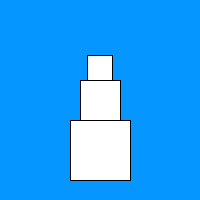
Frame 1 (no input)
Frame 60 (the mouse pressed at the canvas centre just before this capture): identical to frame 1, image omitted
Frame 120 (the mouse held since frame 60 and released just before this capture): identical to frame 1, image omitted

The Processing sketch that drew this single still picture (run headless with seeded random() and noise(); from frame 60 on, the mouse is pressed at the canvas centre):

// Processing sketch: processing_184343
// ── processing_184343.pde

//Jesse Parker
//DMS 110
//HW 1
//2.2.15

void setup(){
  size(200,200);
  background(5,150,255);
  frameRate(45);
}
int a=80;
int b=80;
int x=70;
int y=120;
int s=87;
int t=55;
void draw(){
  rect(a,b,40,40);
  fill(255,255,255);
  rect(x,y,60,60);
  fill(255,255,255);
  rect(s,t,25,25);
  fill(255,255,255);
}
